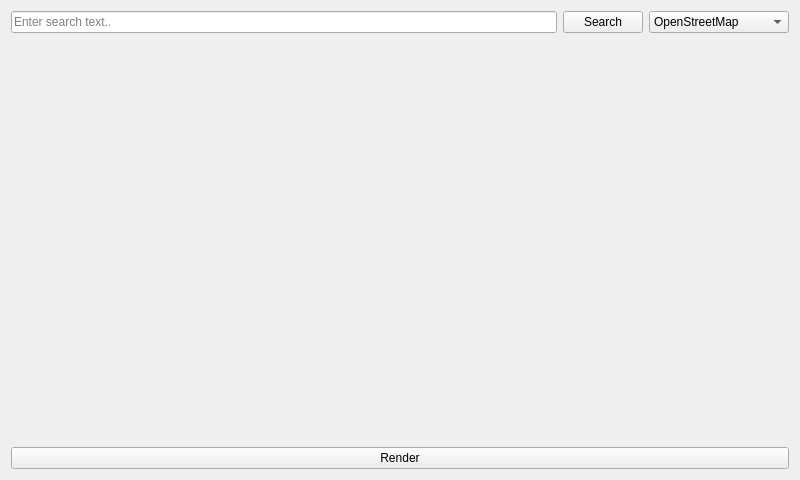
<?xml version="1.0" encoding="UTF-8"?>
<ui version="4.0">
 <class>MapView</class>
 <widget class="QWidget" name="MapView">
  <property name="enabled">
   <bool>true</bool>
  </property>
  <property name="geometry">
   <rect>
    <x>0</x>
    <y>0</y>
    <width>800</width>
    <height>480</height>
   </rect>
  </property>
  <property name="sizePolicy">
   <sizepolicy hsizetype="Expanding" vsizetype="Expanding">
    <horstretch>0</horstretch>
    <verstretch>0</verstretch>
   </sizepolicy>
  </property>
  <property name="windowTitle">
   <string>MapView</string>
  </property>
  <layout class="QVBoxLayout" name="verticalLayout_2">
   <item>
    <layout class="QHBoxLayout" name="horizontalLayout">
     <item>
      <widget class="QLineEdit" name="searchBar">
       <property name="sizePolicy">
        <sizepolicy hsizetype="Expanding" vsizetype="Fixed">
         <horstretch>0</horstretch>
         <verstretch>0</verstretch>
        </sizepolicy>
       </property>
       <property name="minimumSize">
        <size>
         <width>250</width>
         <height>0</height>
        </size>
       </property>
       <property name="placeholderText">
        <string>Enter search text..</string>
       </property>
      </widget>
     </item>
     <item>
      <widget class="QPushButton" name="searchButton">
       <property name="sizePolicy">
        <sizepolicy hsizetype="Minimum" vsizetype="Minimum">
         <horstretch>0</horstretch>
         <verstretch>0</verstretch>
        </sizepolicy>
       </property>
       <property name="text">
        <string>Search</string>
       </property>
      </widget>
     </item>
     <item>
      <widget class="QComboBox" name="themes">
       <property name="sizePolicy">
        <sizepolicy hsizetype="Minimum" vsizetype="Fixed">
         <horstretch>0</horstretch>
         <verstretch>0</verstretch>
        </sizepolicy>
       </property>
       <property name="minimumSize">
        <size>
         <width>140</width>
         <height>0</height>
        </size>
       </property>
       <item>
        <property name="text">
         <string>OpenStreetMap</string>
        </property>
       </item>
       <item>
        <property name="text">
         <string>Topographic</string>
        </property>
       </item>
       <item>
        <property name="text">
         <string>Satellite</string>
        </property>
       </item>
      </widget>
     </item>
    </layout>
   </item>
   <item>
    <widget class="Map" name="map" native="true">
     <property name="sizePolicy">
      <sizepolicy hsizetype="Expanding" vsizetype="Expanding">
       <horstretch>0</horstretch>
       <verstretch>0</verstretch>
      </sizepolicy>
     </property>
    </widget>
   </item>
   <item>
    <widget class="QPushButton" name="renderButton">
     <property name="text">
      <string>Render</string>
     </property>
    </widget>
   </item>
  </layout>
 </widget>
 <customwidgets>
  <customwidget>
   <class>Map</class>
   <extends>QWidget</extends>
   <header>views/Map.h</header>
   <container>1</container>
  </customwidget>
 </customwidgets>
 <resources/>
 <connections>
  <connection>
   <sender>searchButton</sender>
   <signal>clicked()</signal>
   <receiver>MapView</receiver>
   <slot>onSearch()</slot>
   <hints>
    <hint type="sourcelabel">
     <x>663</x>
     <y>22</y>
    </hint>
    <hint type="destinationlabel">
     <x>399</x>
     <y>239</y>
    </hint>
   </hints>
  </connection>
  <connection>
   <sender>renderButton</sender>
   <signal>clicked()</signal>
   <receiver>MapView</receiver>
   <slot>onRender()</slot>
   <hints>
    <hint type="sourcelabel">
     <x>664</x>
     <y>457</y>
    </hint>
    <hint type="destinationlabel">
     <x>399</x>
     <y>239</y>
    </hint>
   </hints>
  </connection>
  <connection>
   <sender>searchBar</sender>
   <signal>returnPressed()</signal>
   <receiver>MapView</receiver>
   <slot>onSearch()</slot>
   <hints>
    <hint type="sourcelabel">
     <x>356</x>
     <y>22</y>
    </hint>
    <hint type="destinationlabel">
     <x>399</x>
     <y>239</y>
    </hint>
   </hints>
  </connection>
  <connection>
   <sender>themes</sender>
   <signal>currentIndexChanged(int)</signal>
   <receiver>MapView</receiver>
   <slot>onStyleChanged(int)</slot>
   <hints>
    <hint type="sourcelabel">
     <x>719</x>
     <y>22</y>
    </hint>
    <hint type="destinationlabel">
     <x>399</x>
     <y>239</y>
    </hint>
   </hints>
  </connection>
 </connections>
 <slots>
  <slot>onSearch()</slot>
  <slot>onRender()</slot>
  <slot>onStyleChanged(int)</slot>
 </slots>
</ui>
